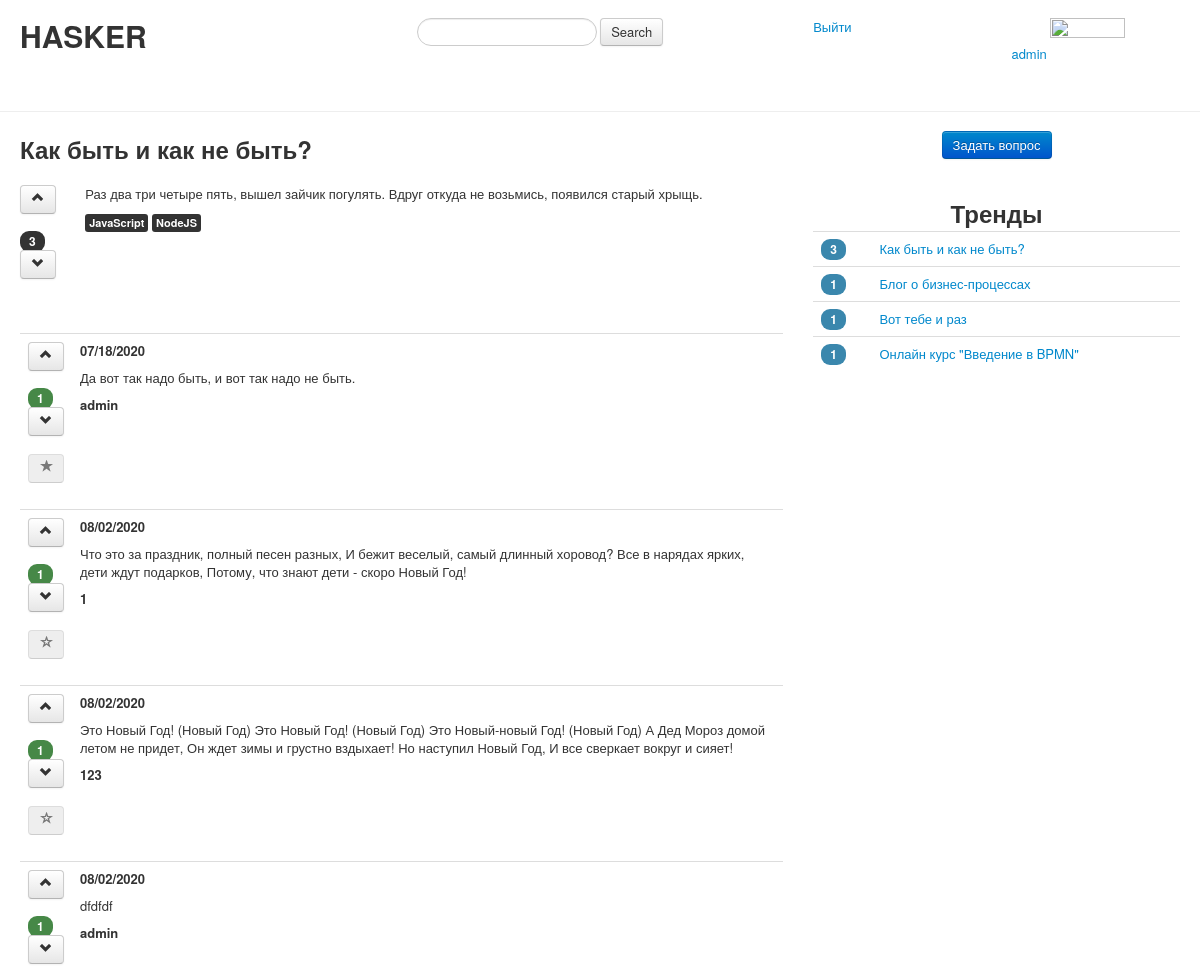
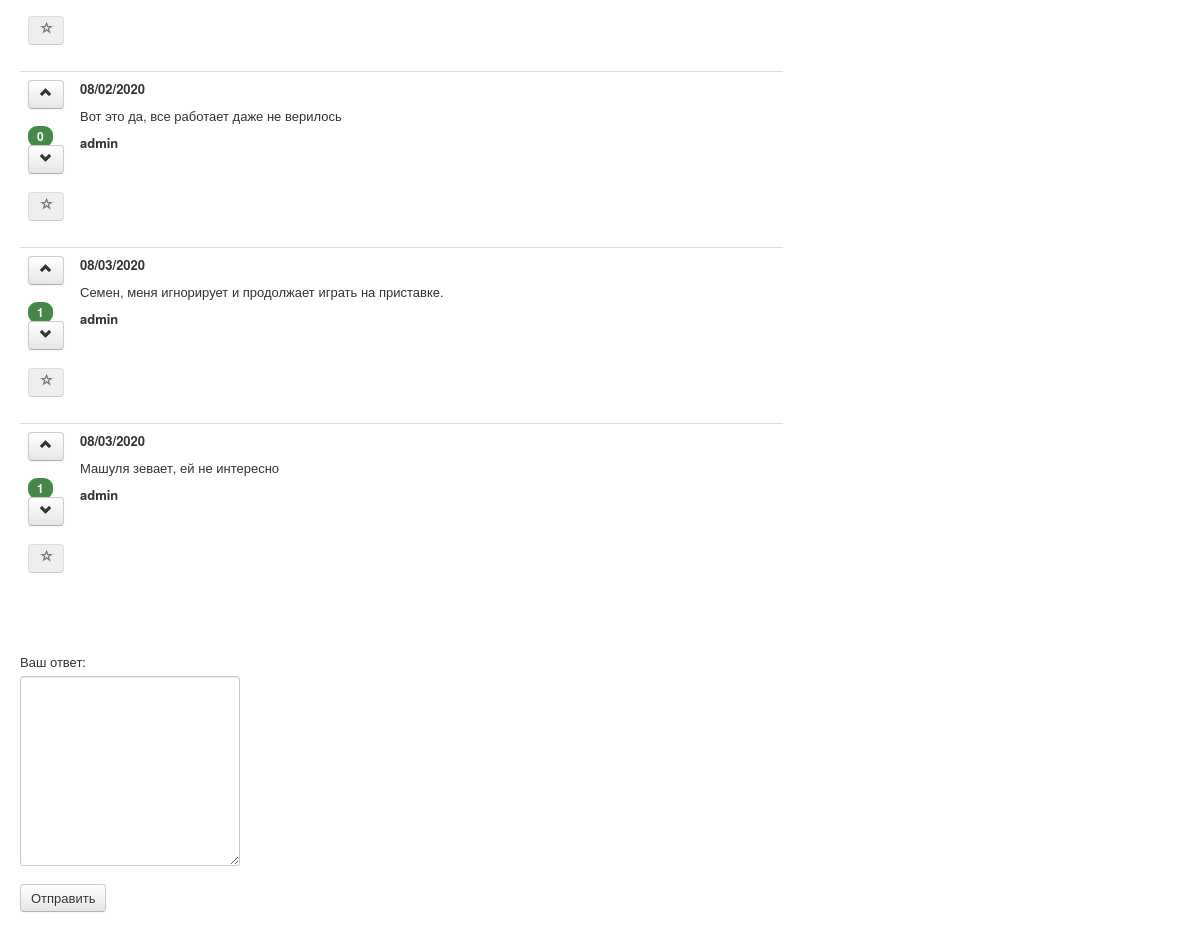
The app's page /question/1/ (signed in) with its own data (2 pictures, top to bottom).
### questions/models.py (models this page shows, shortened)
class Questions(models.Model):
    class Meta:
        verbose_name = 'Question'
        verbose_name_plural = 'Questions'
    title = models.CharField(max_length=50, verbose_name='Заголовок')
    body = models.TextField(verbose_name='Текст вопроса')
    author = models.ForeignKey(
        User,
        on_delete=models.DO_NOTHING
    )
    create_date = models.DateTimeField(auto_now_add=True)
    tags = models.ManyToManyField(Tags)

class Tags(models.Model):
    class Meta:
        verbose_name = 'Tag'
        verbose_name_plural = 'Tags'
    name = models.CharField(max_length=50)

class Answers(models.Model):
    class Meta:
        verbose_name = 'Answer'
        verbose_name_plural = 'Answers'
    body = models.TextField(max_length=1000, verbose_name='Ваш ответ')
    author = models.ForeignKey(
        User,
        on_delete=models.DO_NOTHING
    )
    create_date = models.DateTimeField(auto_now_add=True)
    correct = models.BooleanField(blank=True)
    question = models.ForeignKey(
        Questions,
        on_delete=models.CASCADE,
    )

### questions/views.py (the view, shortened to what this page needs)
# urls.py: path('question/<int:pk>/', QuestionView.as_view(), name='questionview'),
class QuestionView(DetailView):
    model = Questions
    def get_context_data(self, **kwargs):
        context = super().get_context_data(**kwargs)
        number_question_votes = QuestionVotes.objects.filter(question=self.object).count()
        context['number_question_votes'] = number_question_votes
        answers = Answers.objects.filter(question=self.object)
        vote_answers = dict()
        for answer in answers:
            vote_answers[answer.id] = AnswerVotes.objects.filter(answer=answer).count()
        if self.request.user.is_authenticated:
            if self.request.user != self.object.author:
                context['disabled_correct_answer'] = 'disabled'
        else:
            context['disabled_correct_answer'] = 'disabled'
            context['disabled'] = 'disabled'
        context['answers'] = answers
        context['vote_answers'] = vote_answers
        form = AnswerCreateForm()
        context['form'] = form
        get_trends(context)
        return context

### questions/forms.py
class AnswerCreateForm(forms.ModelForm):
    class Meta:
        model = Answers
        fields = ['body']

### questions/templatetags/getvalue.py (called while the page is built)
@register.filter(name='getvalue')
def get_value(dictionary, value):
    return dictionary.get(value)

### questions/views.py (called while the page is built)
def get_trends(context: dict):
    trends = QuestionVotes.objects.values('question__title', 'question_id').annotate(count=Count('question')).order_by('-count')[:20]
    context['trends'] = trends

### questions/Templates/questions/questions_detail.html (shortened to what this page needs)
{% extends 'base.html'%}
{% block leftbody %}
    <h2>{{ object.title }}</h2>
    <br>
    <div class="row-fluid">
        <div class="span1">
            <form action="{% url 'questions:questionvote' object.id %}">
                <button class="btn" type="submit" {{ disabled }}><i class="icon-chevron-up"></i></button>
            </form>
            <span class="badge badge-inverse">{{ number_question_votes }}</span>
            <form action="{% url 'questions:questionunvote' object.id %}">
                <button class="btn" type="submit" {{ disabled }}><i class="icon-chevron-down"></i></button>
            </form>
        </div>
        <div class="span11">
            <p>{{ object.body }}</p>
            {% for tag in object.tags.all %}
            <span class="label label-inverse">{{ tag.name }}</span>
            {% endfor %}
        </div>
    </div>
    <br><br>
    <table class="table">
          {% load getvalue %}
          <tbody>
          {% for value in object.answers_set.all %}
                <tr>
                     <td>
                         <form action="{% url 'questions:answervote' object.id value.id %}">
                             <button class="btn" type="submit" {{ disabled }}><i class="icon-chevron-up" ></i></button>
                         </form>
                         <span class="badge badge-success">{{ vote_answers|getvalue:value.id }}</span>
                         <form action="{% url 'questions:answerunvote' object.id value.id %}">
                             <button class="btn" type="submit" {{ disabled }}><i class="icon-chevron-down"></i></button>
                         </form>
                         <form action="">
                             <button class="btn" type="submit" {{ disabled_correct_answer }}>
                                 {% if value.correct %}
                                 <i class="icon-star">
                                 {% else %}
                                 <i class="icon-star-empty">
                                 {% endif %}
                                 </i></button>
                         </form>
                    </td>
                     <td>
                         <p><strong>{{ value.create_date|date:"SHORT_DATE_FORMAT" }}</strong></p>
                         <p>{{ value.body }}</p>
                         <p><strong>{{ value.author.username }}</strong></p>
                     </td>
                </tr>
          {%  endfor %}
          </tbody>
    </table>
    {% if user.is_authenticated %}
    <br><br>
    <form method="POST" enctype="multipart/form-data">
        {{ form.as_p }}
        <input class="btn" type="submit" value="Отправить">
    </form>
    {% endif %}
{% endblock %}

### questions/Templates/base.html (shortened to what this page needs)
<!DOCTYPE html>
<html lang="ru">
<head>
    {% load static %}
    <link href="{% static 'css/bootstrap.css' %}" rel="stylesheet">
    <link href="{% static 'css/bootstrap-responsive.css' %}" rel="stylesheet">
</head>
<body>
    <div class="container-fluid">
        <br>
        <div class="row-fluid">
            <div class="span4">
                <h1>HASKER</h1>
            </div>
            <div class="span4">
                <form class="form-search">
                  <input type="text" class="input-medium search-query">
                  <button type="submit" class="btn">Search</button>
                </form>
            </div>
            <div class="span2">
                {% if user.is_authenticated %}
                  <a href="{% url 'registration:logout' %}">Выйти</a>
                {% else %}
                  <a href="{% url 'registration:login' %}">Войти</a>
                {% endif %}
            </div>
            <div class="span2">
                {% if user.is_authenticated %}
                    <a href="{% url 'registration:editprofile' %}">{{ user.username }}</a>
                    <img src="{{ photo.url }}" height="75" width="75">
                {% else %}
                    <form action="{% url 'registration:registration' %}">
                        <button class="btn btn-primary" type="submit">Зарегистрироваться</button>
                    </form>
                {% endif %}
            </div>
        </div>
    </div>
    <hr>
    <div class="container-fluid">
      <div class="row-fluid">
        <div class="span8">
            {% block leftbody %}
            {% endblock %}
        </div>
        <div class="span4">
        {% if user.is_authenticated %}
            <div class="pagination-centered">
                 <form action="{% url 'questions:createquestion' %}">
                        <button class="btn btn-primary" type="submit">Задать вопрос</button>
                 </form>
            </div>
        {% endif %}
            <br>
            <div class="pagination-centered">
                <h2>Тренды</h2>
            </div>
            <div>
                 <table class="table">
                    {% for trend in trends %}
                    <tr>
                        <td><span class="badge badge-info">{{ trend.count }}</span></td>
                        <td><a href="{% url 'questions:questionview' trend.question_id %}">{{ trend.question__title }}</a></td>
                    </tr>
                    {% endfor %}
                 </table>
            </div>
        </div>
      </div>
    </div>
</body>
</html>

### records on screen
Questions: title "Как быть и как не быть?", body "Раз два три четыре пять, вышел зайчик погулять. Вдруг откуда не возьмись, появился старый хрыщь."
Tags: name "JavaScript"
Tags: name "NodeJS"
Answers: id "1", create_date "07/18/2020", body "Да вот так надо быть, и вот так надо не быть.", author.username "admin"
Answers: id "1", create_date "08/02/2020", body "Что это за праздник, полный песен разных, И бежит веселый, самый длинный хоровод? Все в нарядах ярких, дети ждут подарков, Потому, что знают дети - скоро Новый Год!", author.username "1"
Answers: id "1", create_date "08/02/2020", body "Это Новый Год! (Новый Год) Это Новый Год! (Новый Год) Это Новый-новый Год! (Новый Год) А Дед Мороз домой летом не придет, Он ждет зимы и грустно вздыхает! Но наступил Новый Год, И все сверкает вокруг и сияет!", author.username "123"
Answers: id "1", create_date "08/02/2020", body "dfdfdf", author.username "admin"
Answers: id "0", create_date "08/02/2020", body "Вот это да, все работает даже не верилось", author.username "admin"
Answers: id "1", create_date "08/03/2020", body "Семен, меня игнорирует и продолжает играть на приставке.", author.username "admin"
Answers: id "1", create_date "08/03/2020", body "Машуля зевает, ей не интересно", author.username "admin"

### other values on screen
{{ user.username }} "admin"
{{ number_question_votes }} "3"
{{ trend.count }} "3" "1" "1" "1"
{{ trend.question__title }} "Как быть и как не быть?" "Блог о бизнес-процессах" "Вот тебе и раз" "Онлайн курс \"Введение в BPMN\""
